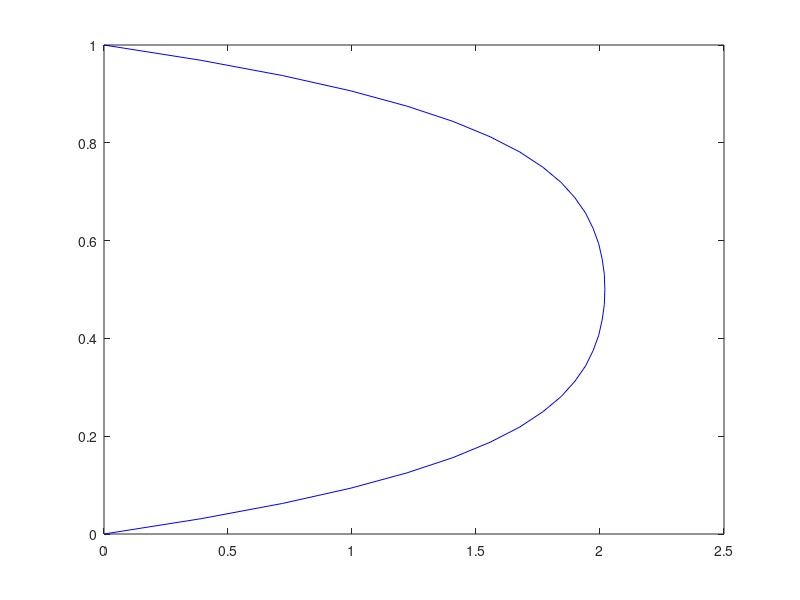

The MATLAB script that drew this image: (Note: this script raises an error after producing the figure.)
% Defining constants
mu = 0.6;
rho = 100;
g = 0.4;
h = 1;
N = 32;
deltaY = h/N;

% Terms in the equation
nu = mu/rho; % Kinematic Viscosity
alpha = 0.51; % Diffusion Number
deltaT = alpha*rho*(deltaY^2)/mu; % Evaluating time step from alpha
dpdx = -2; % Pressure Gradient

% Velocities of the plates
U0 = 0;
Uh = 0;

% Time for code to run
T = 5;

U = zeros(floor(T/deltaT),N+1);
% Initial Conditions
y = 0:deltaY:h;


C = (dpdx + rho*g)/2*mu;
Uexact = C.*(-y.^2 + h.*y);
% Equation
for k = 2:floor(T/deltaT)
  U(k,1) = U0;
  U(k,N+1) = Uh;
  for i = 2:N
    U(k,i) = deltaT/rho*(-dpdx    + rho*g) + alpha*(U(k-1,i+1)-2*U(k-1,i) + U(k-1,i-1)) + U(k-1,i);
  end
end

% Plotting
% Y axis - y, x axis - U(y), For a given time t
plot(U(end,:),y,'blue');
hold on;
plot(Uexact*ones(size(y)), y, 'red');




























